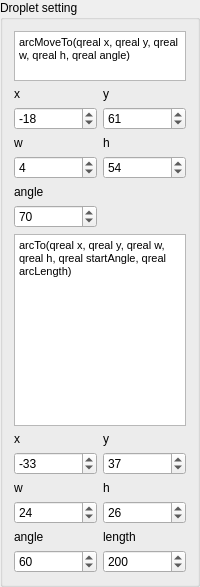
                  <widget class="QGroupBox" name="groupBox_6">
                   <property name="sizePolicy">
                    <sizepolicy hsizetype="Minimum" vsizetype="Expanding">
                     <horstretch>0</horstretch>
                     <verstretch>0</verstretch>
                    </sizepolicy>
                   </property>
                   <property name="minimumSize">
                    <size>
                     <width>0</width>
                     <height>0</height>
                    </size>
                   </property>
                   <property name="maximumSize">
                    <size>
                     <width>200</width>
                     <height>16777215</height>
                    </size>
                   </property>
                   <property name="title">
                    <string>Droplet setting</string>
                   </property>
                   <layout class="QGridLayout" name="gridLayout_17">
                    <item row="6" column="0">
                     <widget class="QDoubleSpinBox" name="doubleSpinBox_d_a">
                      <property name="sizePolicy">
                       <sizepolicy hsizetype="Minimum" vsizetype="Expanding">
                        <horstretch>0</horstretch>
                        <verstretch>0</verstretch>
                       </sizepolicy>
                      </property>
                      <property name="maximumSize">
                       <size>
                        <width>16777215</width>
                        <height>16777215</height>
                       </size>
                      </property>
                      <property name="decimals">
                       <number>0</number>
                      </property>
                      <property name="minimum">
                       <double>-500.000000000000000</double>
                      </property>
                      <property name="maximum">
                       <double>500.000000000000000</double>
                      </property>
                      <property name="value">
                       <double>70.000000000000000</double>
                      </property>
                     </widget>
                    </item>
                    <item row="8" column="1">
                     <widget class="QLabel" name="label_20">
                      <property name="sizePolicy">
                       <sizepolicy hsizetype="Minimum" vsizetype="Expanding">
                        <horstretch>0</horstretch>
                        <verstretch>0</verstretch>
                       </sizepolicy>
                      </property>
                      <property name="maximumSize">
                       <size>
                        <width>16777215</width>
                        <height>16777215</height>
                       </size>
                      </property>
                      <property name="text">
                       <string>y</string>
                      </property>
                     </widget>
                    </item>
                    <item row="8" column="0">
                     <widget class="QLabel" name="label_18">
                      <property name="sizePolicy">
                       <sizepolicy hsizetype="Minimum" vsizetype="Expanding">
                        <horstretch>0</horstretch>
                        <verstretch>0</verstretch>
                       </sizepolicy>
                      </property>
                      <property name="maximumSize">
                       <size>
                        <width>16777215</width>
                        <height>16777215</height>
                       </size>
                      </property>
                      <property name="text">
                       <string>x</string>
                      </property>
                     </widget>
                    </item>
                    <item row="9" column="0">
                     <widget class="QDoubleSpinBox" name="doubleSpinBox_d2x">
                      <property name="sizePolicy">
                       <sizepolicy hsizetype="Minimum" vsizetype="Expanding">
                        <horstretch>0</horstretch>
                        <verstretch>0</verstretch>
                       </sizepolicy>
                      </property>
                      <property name="maximumSize">
                       <size>
                        <width>16777215</width>
                        <height>16777215</height>
                       </size>
                      </property>
                      <property name="decimals">
                       <number>0</number>
                      </property>
                      <property name="minimum">
                       <double>-500.000000000000000</double>
                      </property>
                      <property name="maximum">
                       <double>500.000000000000000</double>
                      </property>
                      <property name="value">
                       <double>-33.000000000000000</double>
                      </property>
                     </widget>
                    </item>
                    <item row="10" column="0">
                     <widget class="QLabel" name="label_16">
                      <property name="sizePolicy">
                       <sizepolicy hsizetype="Minimum" vsizetype="Expanding">
                        <horstretch>0</horstretch>
                        <verstretch>0</verstretch>
                       </sizepolicy>
                      </property>
                      <property name="maximumSize">
                       <size>
                        <width>16777215</width>
                        <height>16777215</height>
                       </size>
                      </property>
                      <property name="text">
                       <string>w</string>
                      </property>
                     </widget>
                    </item>
                    <item row="10" column="1">
                     <widget class="QLabel" name="label_19">
                      <property name="sizePolicy">
                       <sizepolicy hsizetype="Minimum" vsizetype="Expanding">
                        <horstretch>0</horstretch>
                        <verstretch>0</verstretch>
                       </sizepolicy>
                      </property>
                      <property name="maximumSize">
                       <size>
                        <width>16777215</width>
                        <height>16777215</height>
                       </size>
                      </property>
                      <property name="text">
                       <string>h</string>
                      </property>
                     </widget>
                    </item>
                    <item row="9" column="1">
                     <widget class="QDoubleSpinBox" name="doubleSpinBox_d2y">
                      <property name="sizePolicy">
                       <sizepolicy hsizetype="Minimum" vsizetype="Expanding">
                        <horstretch>0</horstretch>
                        <verstretch>0</verstretch>
                       </sizepolicy>
                      </property>
                      <property name="maximumSize">
                       <size>
                        <width>16777215</width>
                        <height>16777215</height>
                       </size>
                      </property>
                      <property name="decimals">
                       <number>0</number>
                      </property>
                      <property name="minimum">
                       <double>-500.000000000000000</double>
                      </property>
                      <property name="maximum">
                       <double>500.000000000000000</double>
                      </property>
                      <property name="value">
                       <double>37.000000000000000</double>
                      </property>
                     </widget>
                    </item>
                    <item row="13" column="1">
                     <widget class="QDoubleSpinBox" name="doubleSpinBox_d2l">
                      <property name="sizePolicy">
                       <sizepolicy hsizetype="Minimum" vsizetype="Expanding">
                        <horstretch>0</horstretch>
                        <verstretch>0</verstretch>
                       </sizepolicy>
                      </property>
                      <property name="maximumSize">
                       <size>
                        <width>16777215</width>
                        <height>16777215</height>
                       </size>
                      </property>
                      <property name="decimals">
                       <number>0</number>
                      </property>
                      <property name="minimum">
                       <double>-500.000000000000000</double>
                      </property>
                      <property name="maximum">
                       <double>500.000000000000000</double>
                      </property>
                      <property name="value">
                       <double>200.000000000000000</double>
                      </property>
                     </widget>
                    </item>
                    <item row="11" column="0">
                     <widget class="QDoubleSpinBox" name="doubleSpinBox_d2w">
                      <property name="sizePolicy">
                       <sizepolicy hsizetype="Minimum" vsizetype="Expanding">
                        <horstretch>0</horstretch>
                        <verstretch>0</verstretch>
                       </sizepolicy>
                      </property>
                      <property name="maximumSize">
                       <size>
                        <width>16777215</width>
                        <height>16777215</height>
                       </size>
                      </property>
                      <property name="decimals">
                       <number>0</number>
                      </property>
                      <property name="minimum">
                       <double>-500.000000000000000</double>
                      </property>
                      <property name="maximum">
                       <double>500.000000000000000</double>
                      </property>
                      <property name="value">
                       <double>24.000000000000000</double>
                      </property>
                     </widget>
                    </item>
                    <item row="12" column="0">
                     <widget class="QLabel" name="label_17">
                      <property name="sizePolicy">
                       <sizepolicy hsizetype="Minimum" vsizetype="Expanding">
                        <horstretch>0</horstretch>
                        <verstretch>0</verstretch>
                       </sizepolicy>
                      </property>
                      <property name="maximumSize">
                       <size>
                        <width>16777215</width>
                        <height>16777215</height>
                       </size>
                      </property>
                      <property name="text">
                       <string>angle</string>
                      </property>
                     </widget>
                    </item>
                    <item row="11" column="1">
                     <widget class="QDoubleSpinBox" name="doubleSpinBox_d2h">
                      <property name="sizePolicy">
                       <sizepolicy hsizetype="Minimum" vsizetype="Expanding">
                        <horstretch>0</horstretch>
                        <verstretch>0</verstretch>
                       </sizepolicy>
                      </property>
                      <property name="maximumSize">
                       <size>
                        <width>16777215</width>
                        <height>16777215</height>
                       </size>
                      </property>
                      <property name="decimals">
                       <number>0</number>
                      </property>
                      <property name="minimum">
                       <double>-500.000000000000000</double>
                      </property>
                      <property name="maximum">
                       <double>500.000000000000000</double>
                      </property>
                      <property name="value">
                       <double>26.000000000000000</double>
                      </property>
                     </widget>
                    </item>
                    <item row="12" column="1">
                     <widget class="QLabel" name="label_23">
                      <property name="sizePolicy">
                       <sizepolicy hsizetype="Minimum" vsizetype="Minimum">
                        <horstretch>0</horstretch>
                        <verstretch>0</verstretch>
                       </sizepolicy>
                      </property>
                      <property name="maximumSize">
                       <size>
                        <width>16777215</width>
                        <height>16777215</height>
                       </size>
                      </property>
                      <property name="text">
                       <string>length</string>
                      </property>
                     </widget>
                    </item>
                    <item row="13" column="0">
                     <widget class="QDoubleSpinBox" name="doubleSpinBox_d2a">
                      <property name="sizePolicy">
                       <sizepolicy hsizetype="Minimum" vsizetype="Expanding">
                        <horstretch>0</horstretch>
                        <verstretch>0</verstretch>
                       </sizepolicy>
                      </property>
                      <property name="maximumSize">
                       <size>
                        <width>16777215</width>
                        <height>16777215</height>
                       </size>
                      </property>
                      <property name="decimals">
                       <number>0</number>
                      </property>
                      <property name="minimum">
                       <double>-500.000000000000000</double>
                      </property>
                      <property name="maximum">
                       <double>500.000000000000000</double>
                      </property>
                      <property name="value">
                       <double>60.000000000000000</double>
                      </property>
                     </widget>
                    </item>
                    <item row="1" column="0">
                     <widget class="QLabel" name="label_10">
                      <property name="sizePolicy">
                       <sizepolicy hsizetype="Minimum" vsizetype="Expanding">
                        <horstretch>0</horstretch>
                        <verstretch>0</verstretch>
                       </sizepolicy>
                      </property>
                      <property name="maximumSize">
                       <size>
                        <width>16777215</width>
                        <height>16777215</height>
                       </size>
                      </property>
                      <property name="text">
                       <string>x</string>
                      </property>
                     </widget>
                    </item>
                    <item row="1" column="1">
                     <widget class="QLabel" name="label_11">
                      <property name="sizePolicy">
                       <sizepolicy hsizetype="Minimum" vsizetype="Expanding">
                        <horstretch>0</horstretch>
                        <verstretch>0</verstretch>
                       </sizepolicy>
                      </property>
                      <property name="maximumSize">
                       <size>
                        <width>16777215</width>
                        <height>16777215</height>
                       </size>
                      </property>
                      <property name="text">
                       <string>y</string>
                      </property>
                     </widget>
                    </item>
                    <item row="2" column="0">
                     <widget class="QDoubleSpinBox" name="doubleSpinBox_d_x">
                      <property name="sizePolicy">
                       <sizepolicy hsizetype="Minimum" vsizetype="Expanding">
                        <horstretch>0</horstretch>
                        <verstretch>0</verstretch>
                       </sizepolicy>
                      </property>
                      <property name="maximumSize">
                       <size>
                        <width>16777215</width>
                        <height>16777215</height>
                       </size>
                      </property>
                      <property name="decimals">
                       <number>0</number>
                      </property>
                      <property name="minimum">
                       <double>-500.000000000000000</double>
                      </property>
                      <property name="maximum">
                       <double>500.000000000000000</double>
                      </property>
                      <property name="value">
                       <double>-18.000000000000000</double>
                      </property>
                     </widget>
                    </item>
                    <item row="2" column="1">
                     <widget class="QDoubleSpinBox" name="doubleSpinBox_d_y">
                      <property name="sizePolicy">
                       <sizepolicy hsizetype="Minimum" vsizetype="Expanding">
                        <horstretch>0</horstretch>
                        <verstretch>0</verstretch>
                       </sizepolicy>
                      </property>
                      <property name="maximumSize">
                       <size>
                        <width>16777215</width>
                        <height>16777215</height>
                       </size>
                      </property>
                      <property name="decimals">
                       <number>0</number>
                      </property>
                      <property name="minimum">
                       <double>-500.000000000000000</double>
                      </property>
                      <property name="maximum">
                       <double>500.000000000000000</double>
                      </property>
                      <property name="value">
                       <double>61.000000000000000</double>
                      </property>
                     </widget>
                    </item>
                    <item row="4" column="0">
                     <widget class="QDoubleSpinBox" name="doubleSpinBox_d_w">
                      <property name="sizePolicy">
                       <sizepolicy hsizetype="Minimum" vsizetype="Expanding">
                        <horstretch>0</horstretch>
                        <verstretch>0</verstretch>
                       </sizepolicy>
                      </property>
                      <property name="maximumSize">
                       <size>
                        <width>16777215</width>
                        <height>16777215</height>
                       </size>
                      </property>
                      <property name="decimals">
                       <number>0</number>
                      </property>
                      <property name="minimum">
                       <double>-500.000000000000000</double>
                      </property>
                      <property name="maximum">
                       <double>500.000000000000000</double>
                      </property>
                      <property name="value">
                       <double>4.000000000000000</double>
                      </property>
                     </widget>
                    </item>
                    <item row="4" column="1">
                     <widget class="QDoubleSpinBox" name="doubleSpinBox_d_h">
                      <property name="sizePolicy">
                       <sizepolicy hsizetype="Minimum" vsizetype="Expanding">
                        <horstretch>0</horstretch>
                        <verstretch>0</verstretch>
                       </sizepolicy>
                      </property>
                      <property name="maximumSize">
                       <size>
                        <width>16777215</width>
                        <height>16777215</height>
                       </size>
                      </property>
                      <property name="decimals">
                       <number>0</number>
                      </property>
                      <property name="minimum">
                       <double>-500.000000000000000</double>
                      </property>
                      <property name="maximum">
                       <double>500.000000000000000</double>
                      </property>
                      <property name="value">
                       <double>54.000000000000000</double>
                      </property>
                     </widget>
                    </item>
                    <item row="3" column="1">
                     <widget class="QLabel" name="label_13">
                      <property name="sizePolicy">
                       <sizepolicy hsizetype="Minimum" vsizetype="Expanding">
                        <horstretch>0</horstretch>
                        <verstretch>0</verstretch>
                       </sizepolicy>
                      </property>
                      <property name="maximumSize">
                       <size>
                        <width>16777215</width>
                        <height>16777215</height>
                       </size>
                      </property>
                      <property name="text">
                       <string>h</string>
                      </property>
                     </widget>
                    </item>
                    <item row="3" column="0">
                     <widget class="QLabel" name="label_12">
                      <property name="sizePolicy">
                       <sizepolicy hsizetype="Minimum" vsizetype="Expanding">
                        <horstretch>0</horstretch>
                        <verstretch>0</verstretch>
                       </sizepolicy>
                      </property>
                      <property name="maximumSize">
                       <size>
                        <width>16777215</width>
                        <height>16777215</height>
                       </size>
                      </property>
                      <property name="text">
                       <string>w</string>
                      </property>
                     </widget>
                    </item>
                    <item row="5" column="0">
                     <widget class="QLabel" name="label_14">
                      <property name="sizePolicy">
                       <sizepolicy hsizetype="Minimum" vsizetype="Expanding">
                        <horstretch>0</horstretch>
                        <verstretch>0</verstretch>
                       </sizepolicy>
                      </property>
                      <property name="maximumSize">
                       <size>
                        <width>16777215</width>
                        <height>16777215</height>
                       </size>
                      </property>
                      <property name="text">
                       <string>angle</string>
                      </property>
                     </widget>
                    </item>
                    <item row="7" column="0" colspan="2">
                     <widget class="QTextEdit" name="textEdit">
                      <property name="html">
                       <string>&lt;!DOCTYPE HTML PUBLIC &quot;-//W3C//DTD HTML 4.0//EN&quot; &quot;http://www.w3.org/TR/REC-html40/strict.dtd&quot;&gt;
&lt;html&gt;&lt;head&gt;&lt;meta name=&quot;qrichtext&quot; content=&quot;1&quot; /&gt;&lt;style type=&quot;text/css&quot;&gt;
p, li { white-space: pre-wrap; }
&lt;/style&gt;&lt;/head&gt;&lt;body style=&quot; font-family:'MS Shell Dlg 2'; font-size:7.8pt; font-weight:400; font-style:normal;&quot;&gt;
&lt;p style=&quot; margin-top:0px; margin-bottom:0px; margin-left:0px; margin-right:0px; -qt-block-indent:0; text-indent:0px;&quot;&gt;&lt;span style=&quot; font-size:8.25pt;&quot;&gt;arcTo(qreal x, qreal y, qreal w, qreal h, qreal startAngle, qreal arcLength)&lt;/span&gt;&lt;/p&gt;&lt;/body&gt;&lt;/html&gt;</string>
                      </property>
                     </widget>
                    </item>
                    <item row="0" column="0" colspan="2">
                     <widget class="QTextEdit" name="textEdit_2">
                      <property name="maximumSize">
                       <size>
                        <width>16777215</width>
                        <height>50</height>
                       </size>
                      </property>
                      <property name="html">
                       <string>&lt;!DOCTYPE HTML PUBLIC &quot;-//W3C//DTD HTML 4.0//EN&quot; &quot;http://www.w3.org/TR/REC-html40/strict.dtd&quot;&gt;
&lt;html&gt;&lt;head&gt;&lt;meta name=&quot;qrichtext&quot; content=&quot;1&quot; /&gt;&lt;style type=&quot;text/css&quot;&gt;
p, li { white-space: pre-wrap; }
&lt;/style&gt;&lt;/head&gt;&lt;body style=&quot; font-family:'MS Shell Dlg 2'; font-size:7.8pt; font-weight:400; font-style:normal;&quot;&gt;
&lt;p style=&quot; margin-top:0px; margin-bottom:0px; margin-left:0px; margin-right:0px; -qt-block-indent:0; text-indent:0px;&quot;&gt;&lt;span style=&quot; font-size:8.25pt;&quot;&gt;arcMoveTo(qreal x, qreal y, qreal w, qreal h, qreal angle)&lt;/span&gt;&lt;/p&gt;&lt;/body&gt;&lt;/html&gt;</string>
                      </property>
                     </widget>
                    </item>
                   </layout>
                  </widget>
